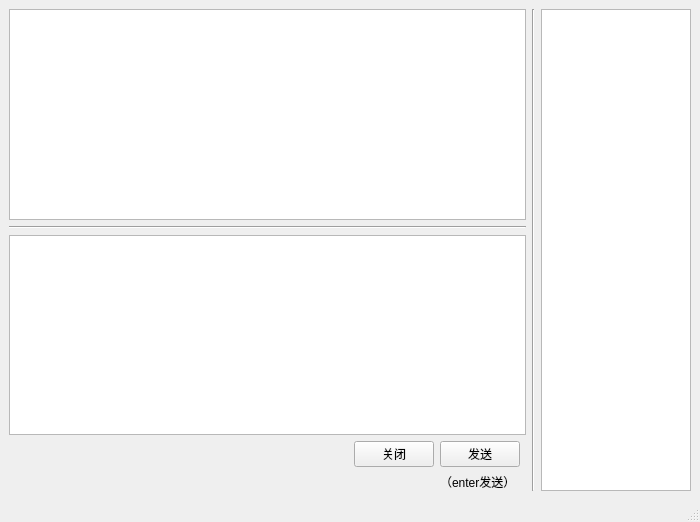
<?xml version="1.0" encoding="UTF-8"?>
<ui version="4.0">
 <class>MainWindow</class>
 <widget class="QMainWindow" name="MainWindow">
  <property name="geometry">
   <rect>
    <x>0</x>
    <y>0</y>
    <width>700</width>
    <height>522</height>
   </rect>
  </property>
  <property name="windowTitle">
   <string>MainWindow</string>
  </property>
  <widget class="QWidget" name="centralwidget">
   <property name="minimumSize">
    <size>
     <width>700</width>
     <height>500</height>
    </size>
   </property>
   <layout class="QGridLayout" name="gridLayout">
    <item row="0" column="1" colspan="5">
     <widget class="QTextBrowser" name="textBrowser"/>
    </item>
    <item row="1" column="1" colspan="5">
     <widget class="Line" name="line">
      <property name="orientation">
       <enum>Qt::Horizontal</enum>
      </property>
     </widget>
    </item>
    <item row="3" column="2">
     <spacer name="horizontalSpacer">
      <property name="orientation">
       <enum>Qt::Horizontal</enum>
      </property>
      <property name="sizeHint" stdset="0">
       <size>
        <width>40</width>
        <height>20</height>
       </size>
      </property>
     </spacer>
    </item>
    <item row="3" column="3">
     <widget class="QPushButton" name="pushButton_2">
      <property name="sizePolicy">
       <sizepolicy hsizetype="Minimum" vsizetype="Minimum">
        <horstretch>0</horstretch>
        <verstretch>0</verstretch>
       </sizepolicy>
      </property>
      <property name="text">
       <string>关闭</string>
      </property>
     </widget>
    </item>
    <item row="3" column="4">
     <widget class="QPushButton" name="pushButton">
      <property name="sizePolicy">
       <sizepolicy hsizetype="Minimum" vsizetype="Minimum">
        <horstretch>0</horstretch>
        <verstretch>0</verstretch>
       </sizepolicy>
      </property>
      <property name="text">
       <string>发送</string>
      </property>
     </widget>
    </item>
    <item row="2" column="1" colspan="5">
     <widget class="QTextEdit" name="textEdit">
      <property name="maximumSize">
       <size>
        <width>16777215</width>
        <height>200</height>
       </size>
      </property>
     </widget>
    </item>
    <item row="4" column="4">
     <widget class="QLabel" name="label">
      <property name="text">
       <string>（enter发送）</string>
      </property>
     </widget>
    </item>
    <item row="0" column="7" rowspan="5">
     <widget class="QTextBrowser" name="textBrowser_2">
      <property name="maximumSize">
       <size>
        <width>150</width>
        <height>16777215</height>
       </size>
      </property>
     </widget>
    </item>
    <item row="0" column="6" rowspan="5">
     <widget class="Line" name="line_2">
      <property name="orientation">
       <enum>Qt::Vertical</enum>
      </property>
     </widget>
    </item>
   </layout>
  </widget>
  <widget class="QStatusBar" name="statusbar"/>
 </widget>
 <resources/>
 <connections/>
</ui>
